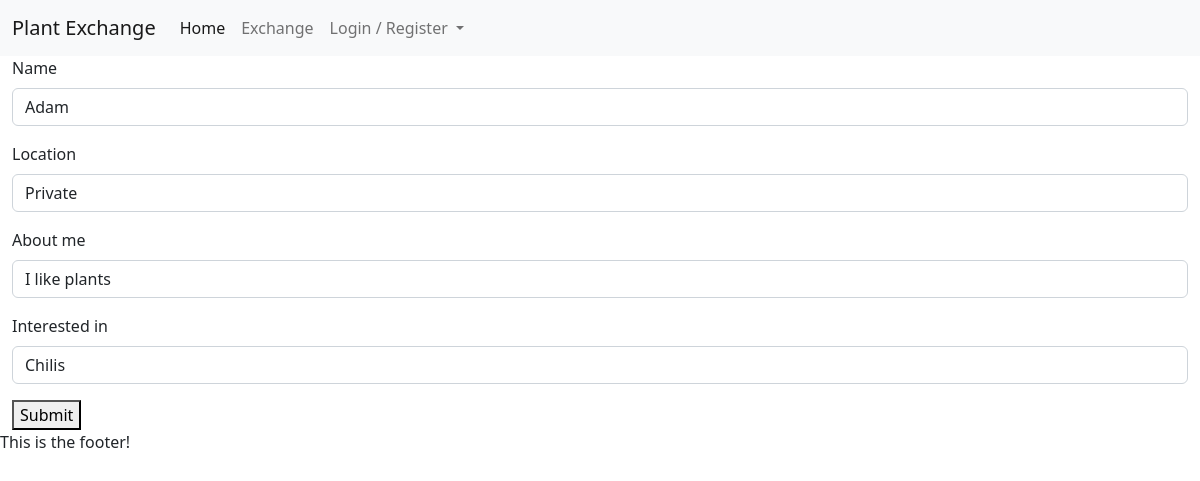
/profiles/edit/1, run on an earlier commit of the app's database.
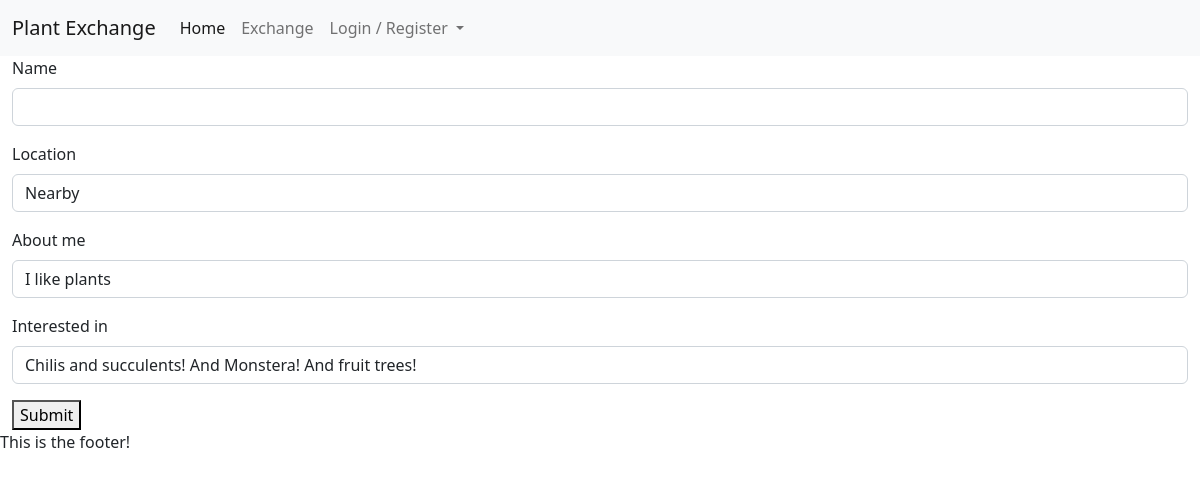
And on a later commit of the database.
### profiles/models.py (models this page shows, shortened)
class Profile(models.Model):
    user = models.OneToOneField(User, on_delete=models.CASCADE)
    name = models.CharField(max_length=20, null=True, blank=True)
    location = models.CharField(max_length=40, null=True, blank=True, default='Private')
    about_me = models.CharField(max_length=140, null=True, blank=True)
    interested_in = models.CharField(max_length=140, null=True, blank=True)
    created_on = models.DateField(auto_now_add=True)

### profiles/views.py (the view)
# urls.py: path('edit/<pk>', views.ProfileUpdate.as_view(), name='edit_profile')
class ProfileUpdate(UpdateView):
    model = Profile
    fields = ['name', 'location', 'about_me', 'interested_in']
    template_name = 'profiles/update_profile.html'

### profiles/templates/profiles/update_profile.html (shortened to what this page needs)
{% extends 'base.html' %}
{% load crispy_forms_tags %}
{% block content %}
<section class="container-fluid">
    <div class="col">
        <form method="POST">
            {{ form|crispy }}
            <button type="submit">Submit</button>
        </form>
    </div>
</section>
{% endblock content %}

What changed in the data, as far as the page shows it:
changed Profile "I like plants": name "Adam" → (not shown); location "Private" → "Nearby"; interested_in "Chilis" → "Chilis and succulents! And Monstera! And fruit trees!"
